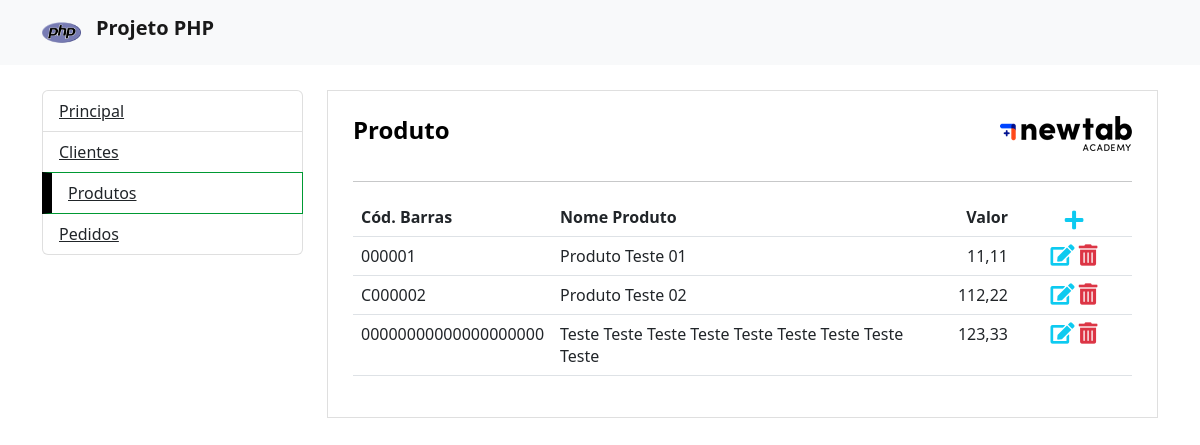
Before: /produto.php with the older database file.
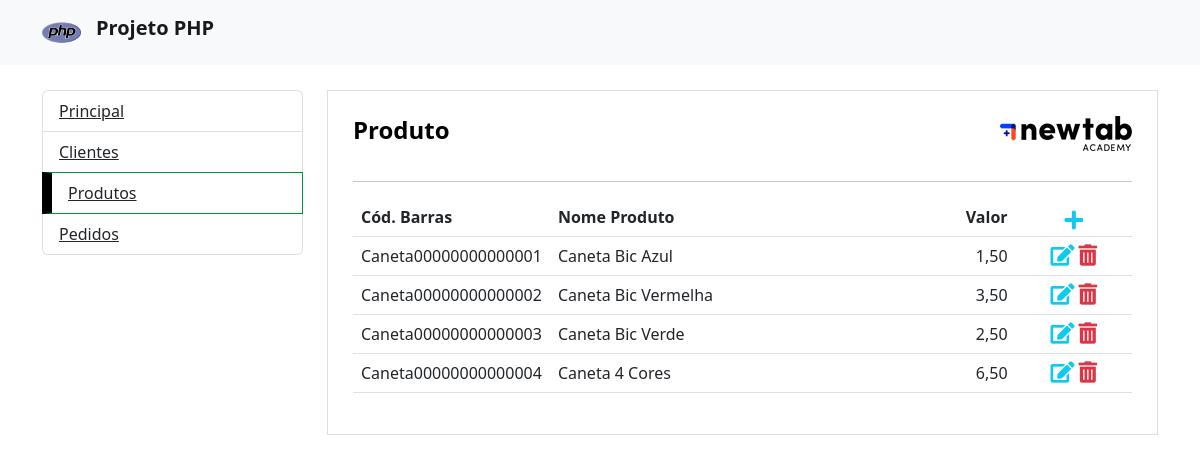
After: the same page with the newer database file.
### tables this page shows
CREATE TABLE `produto` (
  `Id_Produto` int(11) NOT NULL AUTO_INCREMENT,
  `Codbarras` varchar(20) NOT NULL,
  `NomeProduto` varchar(100) DEFAULT NULL,
  `ValorUnitario` decimal(19,2) NOT NULL,
  `Dt_Cadastro` timestamp NOT NULL DEFAULT CURRENT_TIMESTAMP,
  PRIMARY KEY (`Id_Produto`)
);

### cfg/controller.php (called while the page is built, shortened)
<?php
require "cfg/servicep.php";
require "cfg/conexao.php";
$acao = isset($_GET['acao']) ? $_GET['acao'] : $acao;
if (($acao == 'inserir_cliente') || ($acao == 'recuperar_cliente') || ($acao == 'atualizar_cliente') || ($acao == 'remover_cliente')) {
    $op= '1';
} else if (($acao == 'inserir_produto') || ($acao == 'recuperar_produto') || ($acao == 'atualizar_produto') || ($acao == 'remover_produto')) {
    $op= '2';
} else {
	$op= '3';
}
if ($op == '1') {
	if ($acao == 'inserir_cliente') {
		$tarefa = new Tarefa_Cliente();
		$tarefa->__set('nome', $_POST['nome'])
			->__set('cpf', $_POST['cpf'])
			->__set('email', $_POST['email']);
		$conexao = new Conexao();
		$tarefaService = new ClienteService($conexao, $tarefa);
		$tarefaService->inserir_cliente();
		header('Location: cliente.php');
	} else if ($acao == 'recuperar_cliente') {
		$tarefa = new Tarefa_Cliente();
		$conexao = new Conexao();
		$tarefaService = new ClienteService($conexao, $tarefa);
		$tarefascli = $tarefaService->recuperar_cliente();
	} else if ($acao == 'atualizar_cliente') {
		$tarefa = new Tarefa_Cliente();
		$tarefa->__set('id', $_POST['editid'])
			->__set('nome', $_POST['editnome'])
			->__set('cpf', $_POST['editcpf'])
			->__set('email', $_POST['editemail']);
		$conexao = new Conexao();
		$tarefaService = new ClienteService($conexao, $tarefa);
		$tarefaService->atualizar_cliente();
		header('Location: cliente.php');
	} else if ($acao == 'remover_cliente') {
		$tarefa = new Tarefa_Cliente();
		$tarefa->__set('id', $_GET['id_cliente']);
		$conexao = new Conexao();
		$tarefaService = new ClienteService($conexao, $tarefa);
		$tarefaService->remover_cliente();
		header('location: cliente.php');
	} else if ($acao == 'recuperarClienteid') {
		$tarefa = new Tarefa_Cliente();
		$tarefa->__set('id', $_GET['id_cliente']);
		$conexao = new Conexao();
		$tarefaService = new ClienteService($conexao, $tarefa);
		$tarefascli = $tarefaService->recuperarClienteid();
	}
} else if ($op == '2') {
	if ($acao == 'inserir_produto') {
		$tarefap = new Tarefa_Produto();
		$tarefap->__set('cod', $_POST['cod'])
			->__set('nome', $_POST['nome'])
			->__set('valor', str_replace(',', '.', $_POST['valor']));
		$conexao = new Conexao();
		$tarefapService = new ProdutoService($conexao, $tarefap);
		$tarefapService->inserir_produto();
		header('Location: produto.php');
	} else if ($acao == 'recuperar_produto') {
		$tarefap = new Tarefa_Produto();
		$conexao = new Conexao();
		$tarefapService = new ProdutoService($conexao, $tarefap);
		$tarefasprod = $tarefapService->recuperar_produto();
	} else if ($acao == 'remover_produto') {
		$tarefap = new Tarefa_Produto();
		$tarefap->__set('id', $_GET['Id_Produto']);
		$conexao = new Conexao();
		$tarefaService = new ProdutoService($conexao, $tarefap);
		$tarefaService->remover_produto();
		header('location: produto.php');
	} else if ($acao == 'atualizar_produto') {
		$tarefap = new Tarefa_Produto();
		$tarefap->__set('id', $_POST['editid'])
			->__set('cod', $_POST['editcod'])
			->__set('nome', $_POST['editnome'])
			->__set('valor', str_replace(',', '.', $_POST['editvalor']));
		$conexao = new Conexao();
		$tarefaService = new ProdutoService($conexao, $tarefap);
		$tarefaService->atualizar_produto();
		header('Location: produto.php');
	}
} else if ($op == '3') {
	if ($acao == 'recuperar_pedido') {
		$tarefaped = new Tarefa_Pedido();
		$conexao = new Conexao();
		$tarefapService = new PedidoService($conexao, $tarefaped);
		$tarefasped = $tarefapService->recuperar_pedido();
		$tarefaiped = new Tarefa_IPedido();
		$conexao = new Conexao();
		$tarefaipService = new IPedService($conexao, $tarefaiped);
		$tarefasip = $tarefaipService->recuperar_ipedido();
		$tarefa = new Tarefa_Cliente();
		$conexao = new Conexao();
		$tarefaService = new ClienteService($conexao, $tarefa);
		$tarefascli = $tarefaService->recuperar_cli();
		$tarefap = new Tarefa_Produto();
		$conexao = new Conexao();
		$tarefapService = new ProdutoService($conexao, $tarefap);
		$tarefasprod = $tarefapService->recuperar_prod();
	}
}
?>

### cfg/conexao.php (called while the page is built)
<?php
class Conexao {
	private $host = 'localhost';
	private $dbname = 'proj_php';
	private $user = 'york';
	private $pass = 'osan2030';
	public function conectar() {
		try {
			$conexao = new PDO(
				"mysql:host=$this->host;dbname=$this->dbname",
				"$this->user",
				"$this->pass"
			);
			return $conexao;
		} catch (PDOException $e) {
			echo '<p>'.$e->getMessage().'</p>';
		}
	}
}
?>

### cfg/servicep.php (called while the page is built, shortened)
<?php
class ProdutoService
{
	private $conexao;
	public function __construct(Conexao $conexao, Tarefa_Produto $tarefap)
	{
		$this->conexao = $conexao->conectar();
	}
	public function recuperar_produto()
	{
		$query = '
			select
				p.Id_Produto, p.Codbarras, p.NomeProduto, p.ValorUnitario, DATE_FORMAT(p.dt_cadastro,"%d/%m/%Y  %Hh%im")  as data_cadastro
			from
				produto as p
		';
		$stmt = $this->conexao->prepare($query);
		$stmt->execute();
		return $stmt->fetchAll(PDO::FETCH_OBJ);
	}
}
?>

### controller.php (called while the page is built)
<?php
	require_once 'cfg/controller.php';
?>

### produto.php (the view, shortened to what this page needs)
<?php
require 'controller.php';
?>
<html>
<head>
	<link rel="stylesheet" href="css/estilo.css">
	<link rel="stylesheet" href="https://use.fontawesome.com/releases/v5.3.1/css/all.css"
>
	<link href="https://cdn.jsdelivr.net/npm/bootstrap@5.2.3/dist/css/bootstrap.min.css" rel="stylesheet">
	<link href="https://getbootstrap.com/docs/5.2/assets/css/docs.css" rel="stylesheet">
</head>
<body>
	<nav class="navbar navbar-light bg-light">
		<div class="container">
			<a class="navbar-brand" href="#">
				<img src="img/logo.png" width="6%" class="d-inline-block align-top" alt="">
				<strong>Projeto PHP</strong>
			</a>
		</div>
	</nav>
	<div class="container app">
		<div class="row">
			<div class="col-md-3 menu">
				<ul class="list-group">
					<li class="list-group-item"><a href="index.php">Principal</a></li>
					<li class="list-group-item"><a href="cliente.php">Clientes</a></li>
					<li class="list-group-item active"><a href="produto.php">Produtos</a></li>
					<li class="list-group-item"><a href="pedido.php">Pedidos</a></li>
				</ul>
			</div>
			<div class="col-sm-9">
				<div class="container pagina">
					<div class="row">
						<div class="col">
							<div class="col-title">
								<div>
									<h4><strong>Produto</strong></h4>
								</div>
								<div>
									<img src="img/logont.png" alt="NewTab Academy" align="right">
								</div>
							</div>
							<br>
							<div class="container text-center">
								<div class="row">
									<hr />
									<table class="table table-hover" style="width:100%">
										<thead>
											<tr>
												<th scope="col" style="width: 25%;text-align: left;"><strong>Cód. Barras</strong></th>
												<th scope="col" style="width: 50%;text-align: left;"><strong>Nome Produto</strong></th>
												<th scope="col" style="width: 10%;text-align: end;"><strong>Valor</strong></th>
												<th scope="col" style="width: 15%;text-align: center;"><span class="fas fa-solid fa-plus fa-lg text-info"
														data-bs-toggle="modal" data-bs-target="#Modalcadastro"
														align="center"></span></th>
											</tr>
										</thead>
										<tbody>
											<?php foreach ($tarefasprod as $indice => $tarefap) { ?>
												<tr id="<?= $tarefap->Id_Produto ?>">
													<td style="width: 25%;text-align: left;">
														<?= $tarefap->Codbarras ?>
													</td>
													<td style="width: 50%;text-align: left;">
														<?= $tarefap->NomeProduto ?>
													</td>
													<td style="width: 10%;text-align: end;">
														<?= str_replace('.', ',', $tarefap->ValorUnitario) ?>
													</td>
													<td style="width: 15%;text-align: center;">
														<i class="fas fa-edit fa-lg text-info"
															onclick="editar(<?= $tarefap->Id_Produto ?>, '<?= $tarefap->Codbarras ?>', '<?= $tarefap->NomeProduto ?>', '<?= $tarefap->ValorUnitario ?>')"></i>
														<i class="fas fa-trash-alt fa-lg text-danger"
															onclick="remover(<?= $tarefap->Id_Produto ?>)"></i>
													</td>
												</tr>
											<?php } ?>
										</tbody>
									</table>
								</div>
							</div>
						</div>
					</div>
				</div>
			</div>
		</div>
	</div>
</body>
</html>

### css/estilo.css (style rules this page uses)
.menu { margin-bottom: 25px; }
.app { margin-top: 25px; }
.col-title { display: flex; justify-content: space-between; flex-wrap: wrap; }
.row { display: flex; justify-content: space-between; flex-wrap: wrap; }
.pagina { border: solid 1px #DFDFDF; padding: 25px !important; }
.navbar-brand strong { padding-left: 10; }
li.list-group-item.active { background-color: #fff; border-color: #009933; border-left: solid 10px #000; }
li a { color: #212529; }
h4 { color: #000 !important; display: inline-block; }

Changed rows visible on the page:
changed produto: Codbarras "000001" → "Caneta00000000000001"; NomeProduto "Produto Teste 01" → "Caneta Bic Azul"; ValorUnitario "11,11" → "1,50"
changed produto: Codbarras "C000002" → "Caneta00000000000002"; NomeProduto "Produto Teste 02" → "Caneta Bic Vermelha"; ValorUnitario "112,22" → "3,50"
changed produto: Codbarras "00000000000000000000" → "Caneta00000000000003"; NomeProduto "Teste Teste Teste Teste Teste Teste Teste Teste Teste" → "Caneta Bic Verde"; ValorUnitario "123,33" → "2,50"
added produto: Codbarras "Caneta00000000000004", NomeProduto "Caneta 4 Cores", ValorUnitario "6,50"
